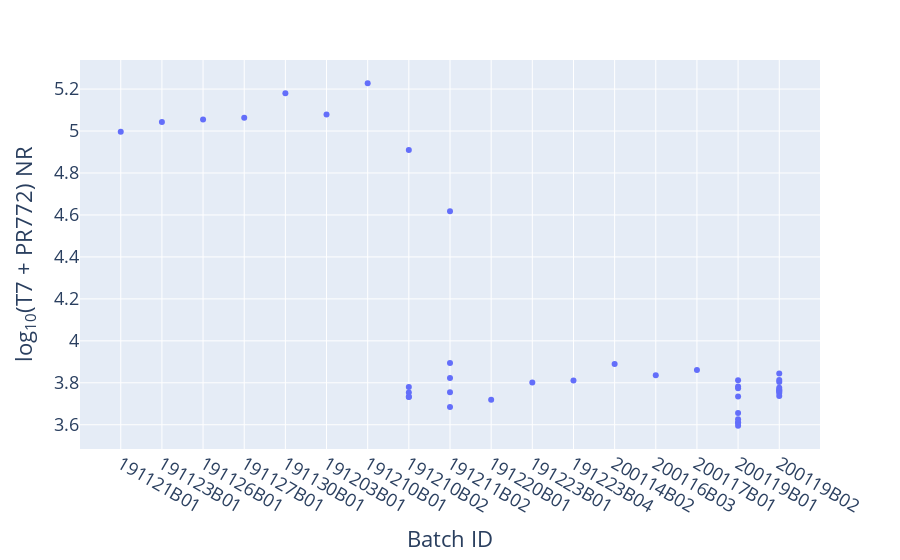

The cell this chart's notebook holds for it:
### Code cell
fig = px.scatter(
    merged_with_new_neg, y='Log10 T7 + PR772 NR (Composition File)',
    x='Batch ID',
    labels={'Log10 T7 + PR772 NR (Composition File)': 'log<sub>10</sub>(T7 + PR772) NR',
            'T7 + PR772 NR (Composition File)': 'T7 + PR772 NR'},
    hover_data=['T7 + PR772 NR (Composition File)', 'Accession', 'Run Date']
)
fig.update_layout(font=dict(size=18), height=600)
fig.show()
fig.write_html('plots/Diluted_Hi_IC_vs_Low_IC_by_batch.html')

### Figure 1 — Plotly figure (JSON) as saved in the notebook; plotly's stock layout.template omitted (floating-point values rounded to 4 significant figures)
{"data": [{"customdata": [[99260.0, "controlneg", "2019-11-21"], [110400.0, "controlneg", "2019-11-24"], [113400.0, "controlneg", "2019-11-26"], [115600.0, "controlneg", "2019-11-27"], [151500.0, "controlneg", "2019-12-01"], [120000.0, "controlneg", "2019-12-04"], [169000.0, "controlneg", "2019-12-10"], [81300.0, "controlneg", "2019-12-11"], [6024.0, "IDBD-D101029", "2019-12-11"], [5675.0, "IDBD-D101030", "2019-12-11"], [5404.0, "IDBD-D101031", "2019-12-11"], [5419.0, "IDBD-D101032", "2019-12-11"], [41460.0, "controlneg", "2019-12-13"], [6652.0, "IDBD-D101074", "2019-12-13"], [4843.0, "IDBD-D101075", "2019-12-13"], [5692.0, "IDBD-D101076", "2019-12-13"], [7851.0, "IDBD-D101077", "2019-12-13"], [5237.0, "controlneg", "2019-12-20"], [6335.0, "controlneg", "2019-12-24"], [6464.0, "controlneg", "2019-12-25"], [7751.0, "controlneg", "2020-01-17"], [6847.0, "controlneg", "2020-01-18"], [7256.0, "controlneg", "2020-01-18"], [4087.0, "IDBD-D101325", "2020-01-20"], [4069.0, "IDBD-D101326", "2020-01-20"], [4529.0, "IDBD-D101327", "2020-01-20"], [3936.0, "IDBD-D101328", "2020-01-20"], [4227.0, "IDBD-D101329", "2020-01-20"], [6065.0, "IDBD-D101330", "2020-01-20"], [6486.0, "IDBD-D101331", "2020-01-20"], [5427.0, "IDBD-D101332", "2020-01-20"], [5942.0, "controlNeg", "2020-01-20"], [5734.0, "IDBD-D101333", "2020-01-20"], [5642.0, "IDBD-D101334", "2020-01-20"], [6373.0, "IDBD-D101335", "2020-01-20"], [5455.0, "IDBD-D101336", "2020-01-20"], [5792.0, "IDBD-D101337", "2020-01-20"], [6506.0, "IDBD-D101338", "2020-01-20"], [6981.0, "IDBD-D101339", "2020-01-20"], [5870.0, "IDBD-D101340", "2020-01-20"], [5978.0, "controlNeg", "2020-01-20"]], "hoverlabel": {"namelength": 0}, "hovertemplate": "Batch ID=%{x}<br>log<sub>10</sub>(T7 + PR772) NR=%{y}<br>T7 + PR772 NR=%{customdata[0]}<br>Accession=%{customdata[1]}<br>Run Date=%{customdata[2]}", "legendgroup": "", "marker": {"color": "#636efa", "symbol": "circle"}, "mode": "markers", "name": "", "showlegend": false, "type": "scatter", "x": ["191121B01", "191123B01", "191126B01", "191127B01", "191130B01", "191203B01", "191210B01", "191210B02", "191210B02", "191210B02", "191210B02", "191210B02", "191211B02", "191211B02", "191211B02", "191211B02", "191211B02", "191220B01", "191223B01", "191223B04", "200114B02", "200116B03", "200117B01", "200119B01", "200119B01", "200119B01", "200119B01", "200119B01", "200119B01", "200119B01", "200119B01", "200119B01", "200119B02", "200119B02", "200119B02", "200119B02", "200119B02", "200119B02", "200119B02", "200119B02", "200119B02"], "xaxis": "x", "y": [4.997, 5.043, 5.055, 5.063, 5.181, 5.079, 5.228, 4.91, 3.78, 3.754, 3.733, 3.734, 4.618, 3.823, 3.685, 3.755, 3.895, 3.719, 3.802, 3.81, 3.889, 3.836, 3.861, 3.611, 3.61, 3.656, 3.595, 3.626, 3.783, 3.812, 3.735, 3.774, 3.758, 3.751, 3.804, 3.737, 3.763, 3.813, 3.844, 3.769, 3.777], "yaxis": "y"}], "layout": {"autosize": true, "font": {"size": 18}, "legend": {"tracegroupgap": 0}, "margin": {"t": 60}, "xaxis": {"anchor": "y", "autorange": true, "domain": [0, 1], "range": [-0.9504, 16.95], "title": {"text": "Batch ID"}, "type": "category"}, "yaxis": {"anchor": "x", "autorange": true, "domain": [0, 1], "range": [3.486, 5.337], "title": {"text": "log<sub>10</sub>(T7 + PR772) NR"}, "type": "linear"}}}
